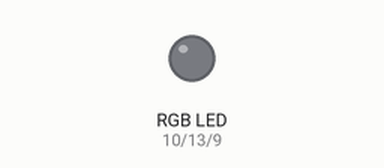
This sketch was run on a simulated Arduino Uno, built with avr-gcc and run on an emulated ATmega328P. On the bench: an RGB LED mixed from three pins (HIGH = lit).

Above: at 0.2 s.
At 1.2 s:
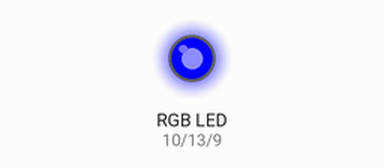
At 1.7 s:
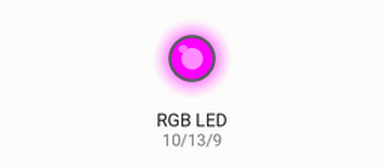
At 2.2 s:
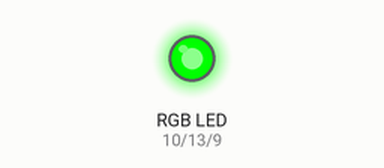
At 3.2 s:
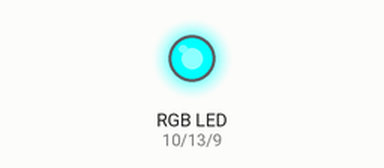
At 4.7 s:
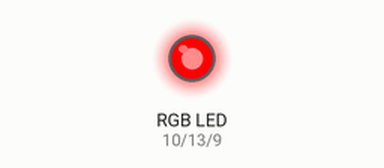
Timing chart, 0 to 5.2 s (numbered marks = the images above):
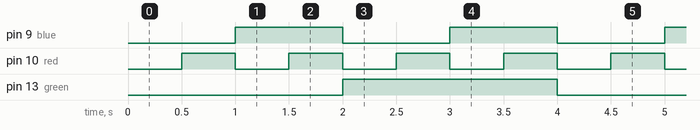

The sketch:

RGB_LED.ino
```cpp
#define red 10
#define blue 9
#define green LED_BUILTIN
#define delay_ms 500

void setup() {
  // put your setup code here, to run once:
  pinMode(red, OUTPUT);
  pinMode(blue, OUTPUT);
  pinMode(green, OUTPUT);
}

void loop() {

  for(int i=0 ; i<8 ; i++) {
    digitalWrite(red, bitRead(i, 0));
    digitalWrite(blue, bitRead(i, 1));
    digitalWrite(green, bitRead(i, 2));
    delay(delay_ms);
  }

}
```

Measured:
- by itself, pin 9 (blue): alternates HIGH for 1.0 s and LOW for 1.0 s
- by itself, pin 10 (red): alternates HIGH for 0.50 s and LOW for 0.50 s
- by itself, pin 13 (green): alternates HIGH for 2.0 s and LOW for 2.0 s
